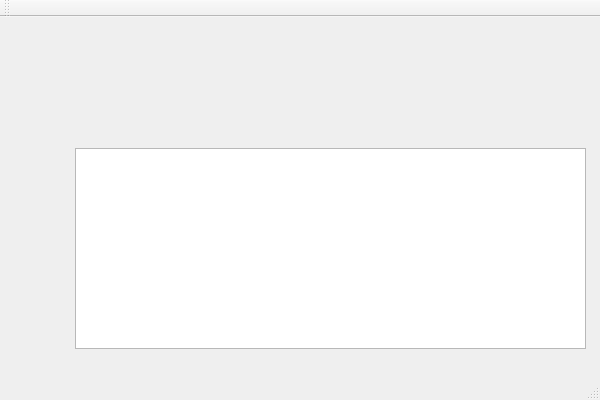
<?xml version="1.0" encoding="UTF-8"?>
<ui version="4.0">
 <class>BillFormatterAppClass</class>
 <widget class="QMainWindow" name="BillFormatterAppClass">
  <property name="geometry">
   <rect>
    <x>0</x>
    <y>0</y>
    <width>600</width>
    <height>400</height>
   </rect>
  </property>
  <property name="windowTitle">
   <string>BillFormatterApp</string>
  </property>
  <widget class="QWidget" name="centralWidget">
   <widget class="QTableView" name="tableView">
    <property name="geometry">
     <rect>
      <x>75</x>
      <y>131</y>
      <width>511</width>
      <height>201</height>
     </rect>
    </property>
   </widget>
  </widget>
  <widget class="QMenuBar" name="menuBar">
   <property name="geometry">
    <rect>
     <x>0</x>
     <y>0</y>
     <width>600</width>
     <height>22</height>
    </rect>
   </property>
  </widget>
  <widget class="QToolBar" name="mainToolBar">
   <attribute name="toolBarArea">
    <enum>TopToolBarArea</enum>
   </attribute>
   <attribute name="toolBarBreak">
    <bool>false</bool>
   </attribute>
  </widget>
  <widget class="QStatusBar" name="statusBar"/>
 </widget>
 <layoutdefault spacing="6" margin="11"/>
 <resources>
  <include location="BillFormatterApp.qrc"/>
 </resources>
 <connections/>
</ui>
